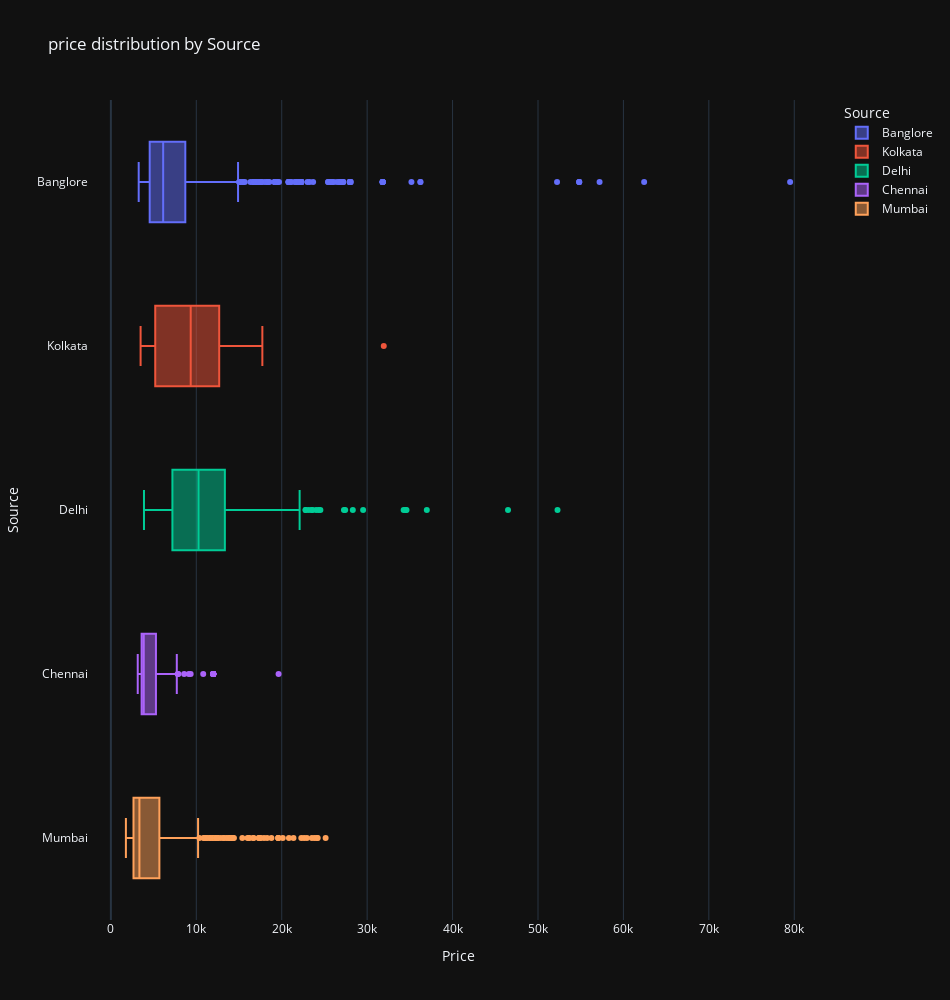

Notebook source saved alongside this figure:
### Markdown cell above
**insights**
> * Jet Airways Bussiness has highest fare.
> * Trujet has negligible distribution

### Code cell
fig = px.box(
            train_df,
            x='Price',
            y='Source',
            color='Source',
            template='plotly_dark',
            title='price distribution by Source',)


fig.update_layout(
            autosize=False,
            width=950,
            height=1000,)

### Figure 1 — Plotly figure (JSON) as saved in the notebook; plotly's stock layout.template omitted (floating-point values rounded to 4 significant figures; data arrays with more than 128 entries replaced by an {"elided": "..."} marker saying what was removed)
{"data": [{"alignmentgroup": "True", "hovertemplate": "Source=%{y}<br>Price=%{x}<extra></extra>", "legendgroup": "Banglore", "marker": {"color": "#636efa"}, "name": "Banglore", "notched": false, "offsetgroup": "Banglore", "orientation": "h", "showlegend": true, "type": "box", "x": {"elided": "2197 int values"}, "x0": " ", "xaxis": "x", "y": {"elided": "2197 str values"}, "y0": " ", "yaxis": "y"}, {"alignmentgroup": "True", "hovertemplate": "Source=%{y}<br>Price=%{x}<extra></extra>", "legendgroup": "Kolkata", "marker": {"color": "#EF553B"}, "name": "Kolkata", "notched": false, "offsetgroup": "Kolkata", "orientation": "h", "showlegend": true, "type": "box", "x": {"elided": "2871 int values"}, "x0": " ", "xaxis": "x", "y": {"elided": "2871 str values"}, "y0": " ", "yaxis": "y"}, {"alignmentgroup": "True", "hovertemplate": "Source=%{y}<br>Price=%{x}<extra></extra>", "legendgroup": "Delhi", "marker": {"color": "#00cc96"}, "name": "Delhi", "notched": false, "offsetgroup": "Delhi", "orientation": "h", "showlegend": true, "type": "box", "x": {"elided": "4536 int values"}, "x0": " ", "xaxis": "x", "y": {"elided": "4536 str values"}, "y0": " ", "yaxis": "y"}, {"alignmentgroup": "True", "hovertemplate": "Source=%{y}<br>Price=%{x}<extra></extra>", "legendgroup": "Chennai", "marker": {"color": "#ab63fa"}, "name": "Chennai", "notched": false, "offsetgroup": "Chennai", "orientation": "h", "showlegend": true, "type": "box", "x": {"elided": "381 int values"}, "x0": " ", "xaxis": "x", "y": {"elided": "381 str values"}, "y0": " ", "yaxis": "y"}, {"alignmentgroup": "True", "hovertemplate": "Source=%{y}<br>Price=%{x}<extra></extra>", "legendgroup": "Mumbai", "marker": {"color": "#FFA15A"}, "name": "Mumbai", "notched": false, "offsetgroup": "Mumbai", "orientation": "h", "showlegend": true, "type": "box", "x": {"elided": "697 int values"}, "x0": " ", "xaxis": "x", "y": {"elided": "697 str values"}, "y0": " ", "yaxis": "y"}], "layout": {"autosize": false, "boxmode": "overlay", "height": 1000, "legend": {"title": {"text": "Source"}, "tracegroupgap": 0}, "title": {"text": "price distribution by Source"}, "width": 950, "xaxis": {"anchor": "y", "domain": [0.0, 1.0], "title": {"text": "Price"}}, "yaxis": {"anchor": "x", "categoryarray": ["Mumbai", "Chennai", "Delhi", "Kolkata", "Banglore"], "categoryorder": "array", "domain": [0.0, 1.0], "title": {"text": "Source"}}}}
